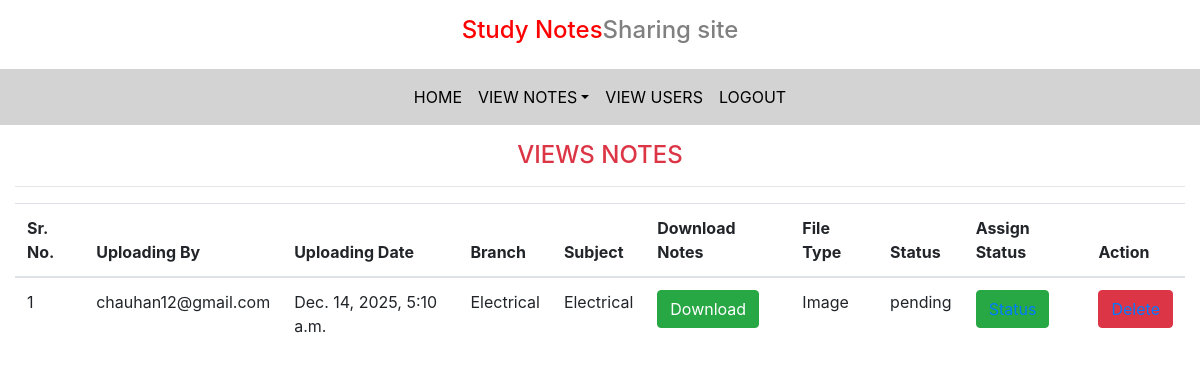
The app's page /pending (signed in) with its own data.
### notes/models.py (models this page shows, shortened)
class Notes(models.Model):
    user = models.ForeignKey(User, on_delete=models.CASCADE)
    uploadingdate = models.DateTimeField(auto_now_add=True)
    branch = models.CharField(max_length=30)
    subject = models.CharField(max_length=30)
    notesfile = models.FileField(upload_to='images/', null=True, blank=True)
    filetype = models.CharField(max_length=30, null=True, blank=True)
    description = models.CharField(max_length=200, null=True, blank=True)
    status = models.CharField(max_length=15)

### notes/views.py (the view)
# urls.py: path('pending',views.pending,name='pending'),
def pending(request):
    if not request.user.is_authenticated:
        return redirect('admin')
    notes=Notes.objects.filter(status='pending')
    d={'notes':notes}
    return render(request,'pending.html',d)

### notes/templates/pending.html
{% extends 'admin_nav.html' %}
{% load static %}
{% block body %}
<div class="container-fluid mt-3">
<h4 class="text-center text-danger">VIEWS NOTES</h4>
<hr>
<table class="table table=bordered" id="example">
<thead>
    <tr>
        <th>Sr. No.</th>
        <th>Uploading By</th>
        <th>Uploading Date</th>
        <th>Branch</th>
        <th>Subject</th>
        <th>Download Notes</th>
        <th>File Type</th>
        <th>Status</th>
        <th>Assign Status</th>
        <th>Action</th>
    </tr>
    {% for i in notes %}
    <tr>
        <td>{{forloop.counter}}</td>
        <td>{{i.user.username}}</td>
        <td>{{i.uploadingdate}}</td>
        <td>{{i.branch}}</td>
        <td>{{i.subject}}</td>
        <td><a href="{{i.notesfile.url}}" download class="btn btn-success" >Download</a></td>
        <td>{{i.filetype}}</td>
        <td>{{i.status}}</td>
         <td><button class="btn btn-success"><a href="{% url 'assign_status' i.id %}" >Status</a></button></td>
        <td><button class="btn btn-danger"><a href="" onclick="return confirm('Are you sure ?')">Delete</a></button></td>
    </tr>
    {% endfor  %}
</thead>
</table>
</div>
{% endblock body %}

### records on screen
Notes: user.username "chauhan12@gmail.com", uploadingdate "Dec. 14, 2025, 5:10 a.m.", branch "Electrical", subject "Electrical", filetype "Image", status "pending"
